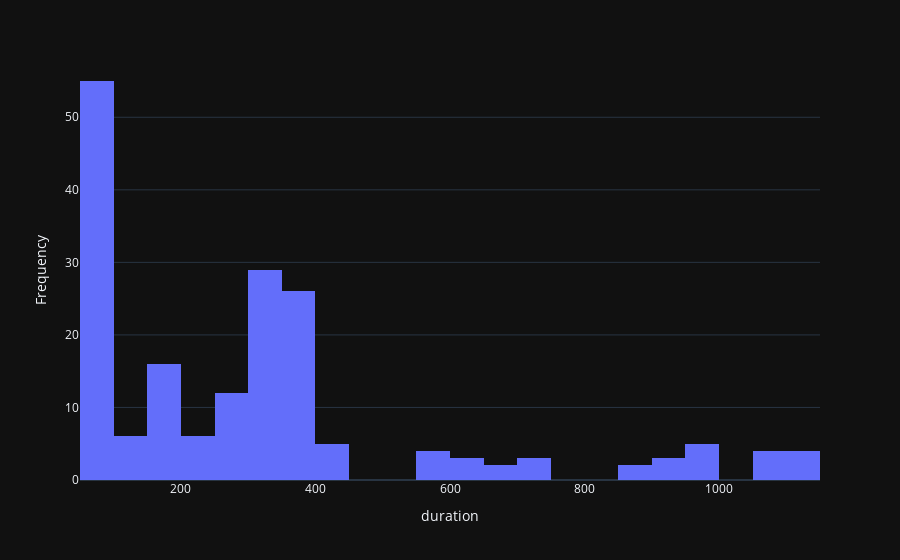

The notebook cell this image was saved under:
### Code cell
long_conns = conn_df[conn_df["duration"] > 60]
hist(long_conns, "duration")

### Figure 1 — Plotly figure (JSON) as saved in the notebook; plotly's stock layout.template omitted (floating-point values rounded to 4 significant figures; data arrays with more than 128 entries replaced by an {"elided": "..."} marker saying what was removed)
{"data": [{"alignmentgroup": "True", "bingroup": "x", "hovertemplate": "duration=%{x}<br>count=%{y}<extra></extra>", "legendgroup": "", "marker": {"color": "#636efa", "pattern": {"shape": ""}}, "name": "", "nbinsx": 50, "offsetgroup": "", "orientation": "v", "showlegend": false, "type": "histogram", "x": {"elided": "185 float values"}, "xaxis": "x", "yaxis": "y"}], "layout": {"barmode": "relative", "legend": {"tracegroupgap": 0}, "margin": {"t": 60}, "xaxis": {"anchor": "y", "domain": [0, 1], "title": {"text": "duration"}}, "yaxis": {"anchor": "x", "domain": [0, 1], "title": {"text": "Frequency"}}}}
